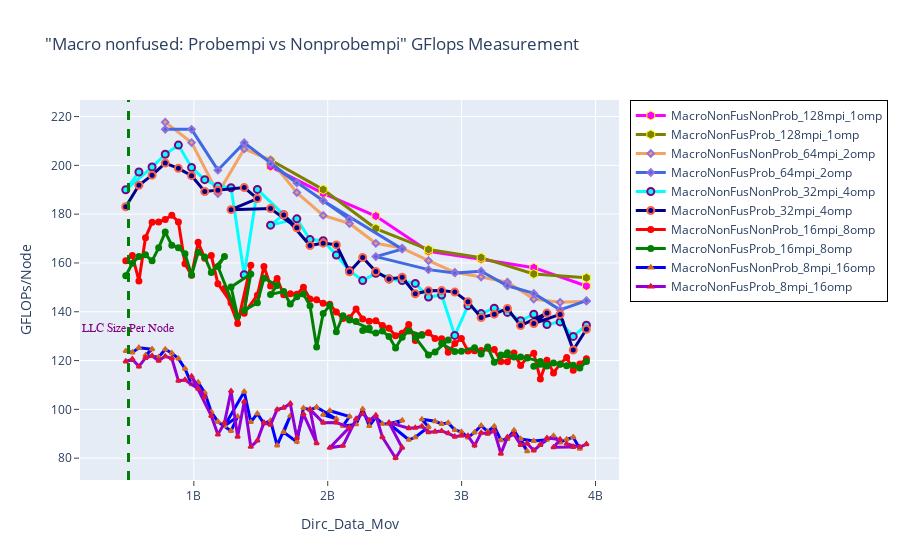

Here is the notebook cell this chart was saved with:
### Markdown cell above
## GFLOPS - Macro nonfused: Probempi vs Nonprobempi

### Code cell
fig = go.Figure() 

# Case 1
fig.add_trace(go.Scatter(x=(dfn1MacNonFusNonProb_128mpi_1omp.Dirc_Data_Mov*(dfn1MacNonFusNonProb_128mpi_1omp.MPI_size)), 
                         y=(dfn1MacNonFusNonProb_128mpi_1omp.GFLOPS*(dfn1MacNonFusNonProb_128mpi_1omp.MPI_size)), 
                         mode='lines+markers', 
                         name='MacroNonFusNonProb_128mpi_1omp',
                         line=dict(color='magenta',width=3),
                         marker=dict(symbol='hexagon',size=9, line=dict(color='yellow',width=1))))

fig.add_trace(go.Scatter(x=(dfn1MacNonFusProb_128mpi_1omp.Dirc_Data_Mov*(dfn1MacNonFusProb_128mpi_1omp.MPI_size)), 
                         y=(dfn1MacNonFusProb_128mpi_1omp.GFLOPS*(dfn1MacNonFusProb_128mpi_1omp.MPI_size)), 
                         mode='lines+markers', 
                         name='MacroNonFusProb_128mpi_1omp',
                         line=dict(color='olive',width=3),
                         marker=dict(symbol='hexagon',size=9, line=dict(color='yellow',width=1))))


# Case 2
fig.add_trace(go.Scatter(x=(dfn1MacNonFusNonProb_64mpi_2omp.Dirc_Data_Mov*(dfn1MacNonFusNonProb_64mpi_2omp.MPI_size)), 
                         y=(dfn1MacNonFusNonProb_64mpi_2omp.GFLOPS*(dfn1MacNonFusNonProb_64mpi_2omp.MPI_size)), 
                         mode='lines+markers', 
                         name='MacroNonFusNonProb_64mpi_2omp',
                         line=dict(color='sandybrown',width=3),
                         marker=dict(symbol='diamond',size=5,line=dict(color='MediumPurple',width=2))))

fig.add_trace(go.Scatter(x=(dfn1MacNonFusProb_64mpi_2omp.Dirc_Data_Mov*(dfn1MacNonFusProb_64mpi_2omp.MPI_size)), 
                         y=(dfn1MacNonFusProb_64mpi_2omp.GFLOPS*(dfn1MacNonFusProb_64mpi_2omp.MPI_size)), 
                         mode='lines+markers', 
                         name='MacroNonFusProb_64mpi_2omp',
                         line=dict(color='royalblue',width=3),
                         marker=dict(symbol='diamond',size=5,line=dict(color='MediumPurple',width=2))))


# Case 3
fig.add_trace(go.Scatter(x=(dfn1MacNonFusNonProb_32mpi_4omp.Dirc_Data_Mov*(dfn1MacNonFusNonProb_32mpi_4omp.MPI_size)), 
                         y=(dfn1MacNonFusNonProb_32mpi_4omp.GFLOPS*(dfn1MacNonFusNonProb_32mpi_4omp.MPI_size)), 
                         mode='lines+markers', 
                         name='MacroNonFusNonProb_32mpi_4omp',
                         line=dict(color='cyan',width=3),
                         marker=dict(symbol='circle',size=7,line=dict(color='Purple',width=2))))

fig.add_trace(go.Scatter(x=(dfn1MacNonFusProb_32mpi_4omp.Dirc_Data_Mov*(dfn1MacNonFusProb_32mpi_4omp.MPI_size)), 
                         y=(dfn1MacNonFusProb_32mpi_4omp.GFLOPS*(dfn1MacNonFusProb_32mpi_4omp.MPI_size)), 
                         mode='lines+markers', 
                         name='MacroNonFusProb_32mpi_4omp',
                         line=dict(color='darkblue',width=3),
                         marker=dict(symbol='circle',size=7, line=dict(color='tomato',width=2))))



# Case 4
fig.add_trace(go.Scatter(x=(dfn1MacNonFusNonProb_16mpi_8omp.Dirc_Data_Mov*(dfn1MacNonFusNonProb_16mpi_8omp.MPI_size)), 
                         y=(dfn1MacNonFusNonProb_16mpi_8omp.GFLOPS*(dfn1MacNonFusNonProb_16mpi_8omp.MPI_size)), 
                         mode='lines+markers', 
                         name='MacroNonFusNonProb_16mpi_8omp',
                         line=dict(color='red',width=3),
                         marker=dict(symbol='circle',size=5,line=dict(color='red',width=2))))

fig.add_trace(go.Scatter(x=(dfn1MacNonFusProb_16mpi_8omp.Dirc_Data_Mov*(dfn1MacNonFusProb_16mpi_8omp.MPI_size)), 
                         y=(dfn1MacNonFusProb_16mpi_8omp.GFLOPS*(dfn1MacNonFusProb_16mpi_8omp.MPI_size)), 
                         mode='lines+markers', 
                         name='MacroNonFusProb_16mpi_8omp',
                         line=dict(color='green',width=3),
                         marker=dict(symbol='circle',size=5,line=dict(color='green',width=2))))



# Case 5
fig.add_trace(go.Scatter(x=(dfn1MacNonFusNonProb_8mpi_16omp.Dirc_Data_Mov*(dfn1MacNonFusNonProb_8mpi_16omp.MPI_size)), 
                         y=(dfn1MacNonFusNonProb_8mpi_16omp.GFLOPS*(dfn1MacNonFusNonProb_8mpi_16omp.MPI_size)), 
                         mode='lines+markers', 
                         name='MacroNonFusNonProb_8mpi_16omp',
                         line=dict(color='blue',width=3),
                         marker=dict(symbol='triangle-up',size=4,line=dict(color='chocolate',width=2))))

fig.add_trace(go.Scatter(x=(dfn1MacNonFusProb_8mpi_16omp.Dirc_Data_Mov*(dfn1MacNonFusProb_8mpi_16omp.MPI_size)), 
                         y=(dfn1MacNonFusProb_8mpi_16omp.GFLOPS*(dfn1MacNonFusProb_8mpi_16omp.MPI_size)), 
                         mode='lines+markers', 
                         name='MacroNonFusProb_8mpi_16omp',
                         line=dict(color='darkviolet',width=3),
                         marker=dict(symbol='triangle-up',size=4,line=dict(color='crimson',width=2))))







# Adding a vertical line
fig.add_vline(x=512e6, line_width=3, line_dash="dash", line_color="green")
# fig.add_hline(y=1024, line_width=3, line_dash="dash", line_color="red")

# Add annotation
fig.add_annotation(
    x='512e6'
    , y=130
    , text=f'LLC Size Per Node'
    , yanchor='bottom'
    , showarrow=False
    , arrowhead=1
    , arrowsize=1
    , arrowwidth=2
    , arrowcolor="#636363"
    , ax=-20
    , ay=-30
    , font=dict(size=12, color="purple", family="Sans Serif")
    , align="left"
    ,)

fig.update_layout(title='"Macro nonfused: Probempi vs Nonprobempi" GFlops Measurement',
                  xaxis_title='Dirc_Data_Mov', yaxis_title='GFLOPs/Node', 
                  xaxis=dict(ticks="outside"),  
                  yaxis=dict(ticks="outside"),
                  legend=go.layout.Legend(bordercolor="black",borderwidth=1))

### Figure 1 — Plotly figure (JSON) as saved in the notebook; plotly's stock layout.template omitted (floating-point values rounded to 4 significant figures)
{"data": [{"line": {"color": "magenta", "width": 3}, "marker": {"line": {"color": "yellow", "width": 1}, "size": 9, "symbol": "hexagon"}, "mode": "lines+markers", "name": "MacroNonFusNonProb_128mpi_1omp", "type": "scatter", "x": [1572864000, 1966080000, 2359296000, 2752512000, 3145728000, 3538944000, 3932160000], "y": [199.5, 188.5, 179.2, 164.8, 161.5, 158.1, 150.5]}, {"line": {"color": "olive", "width": 3}, "marker": {"line": {"color": "yellow", "width": 1}, "size": 9, "symbol": "hexagon"}, "mode": "lines+markers", "name": "MacroNonFusProb_128mpi_1omp", "type": "scatter", "x": [1572864000, 1966080000, 2359296000, 2752512000, 3145728000, 3538944000, 3932160000], "y": [202.2, 190.1, 174.1, 165.5, 162.2, 155.5, 153.9]}, {"line": {"color": "sandybrown", "width": 3}, "marker": {"line": {"color": "MediumPurple", "width": 2}, "size": 5, "symbol": "diamond"}, "mode": "lines+markers", "name": "MacroNonFusNonProb_64mpi_2omp", "type": "scatter", "x": [786432000, 983040000, 1179648000, 1376256000, 1572864000, 1769472000, 1966080000, 2162688000, 2359296000, 2555904000, 2752512000, 2949120000, 3145728000, 3342336000, 3538944000, 3735552000, 3932160000], "y": [217.7, 209.3, 188.5, 206.7, 202.2, 188.8, 179.5, 176.2, 168.1, 166.1, 160.9, 156.1, 154.2, 152.1, 145.2, 143.9, 144.3]}, {"line": {"color": "royalblue", "width": 3}, "marker": {"line": {"color": "MediumPurple", "width": 2}, "size": 5, "symbol": "diamond"}, "mode": "lines+markers", "name": "MacroNonFusProb_64mpi_2omp", "type": "scatter", "x": [786432000, 983040000, 1179648000, 1376256000, 1769472000, 1572864000, 2162688000, 1966080000, 2555904000, 2359296000, 2752512000, 2949120000, 3145728000, 3342336000, 3538944000, 3735552000, 3932160000], "y": [214.8, 214.8, 198.0, 209.3, 192.8, 200.7, 177.9, 185.5, 165.7, 162.6, 157.3, 155.9, 156.6, 150.7, 147.5, 140.8, 144.5]}, {"line": {"color": "cyan", "width": 3}, "marker": {"line": {"color": "Purple", "width": 2}, "size": 7, "symbol": "circle"}, "mode": "lines+markers", "name": "MacroNonFusNonProb_32mpi_4omp", "type": "scatter", "x": [589824000, 491520000, 688128000, 786432000, 884736000, 983040000, 1081344000, 1179648000, 1277952000, 1376256000, 1474560000, 1671168000, 1572864000, 1769472000, 1867776000, 1966080000, 2064384000, 2162688000, 2260992000, 2359296000, 2555904000, 2457600000, 2654208000, 2752512000, 2850816000, 2949120000, 3047424000, 3145728000, 3244032000, 3342336000, 3440640000, 3538944000, 3637248000, 3735552000, 3833856000, 3932160000], "y": [197.3, 190.0, 199.3, 204.5, 208.3, 199.1, 194.1, 191.5, 190.8, 155.2, 190.1, 179.8, 175.5, 178.1, 169.6, 169.1, 163.2, 156.8, 152.8, 155.7, 152.8, 153.5, 151.6, 146.0, 146.9, 130.3, 142.5, 139.2, 141.5, 139.7, 136.3, 139.0, 134.8, 135.8, 129.9, 134.5]}, {"line": {"color": "darkblue", "width": 3}, "marker": {"line": {"color": "tomato", "width": 2}, "size": 7, "symbol": "circle"}, "mode": "lines+markers", "name": "MacroNonFusProb_32mpi_4omp", "type": "scatter", "x": [491520000, 589824000, 688128000, 786432000, 884736000, 983040000, 1081344000, 1179648000, 1376256000, 1474560000, 1277952000, 1572864000, 1769472000, 1671168000, 1867776000, 1966080000, 2064384000, 2162688000, 2260992000, 2359296000, 2457600000, 2555904000, 2654208000, 2752512000, 2850816000, 2949120000, 3047424000, 3145728000, 3244032000, 3342336000, 3440640000, 3637248000, 3538944000, 3735552000, 3833856000, 3932160000], "y": [183.0, 191.8, 196.0, 200.9, 198.8, 195.8, 189.3, 189.8, 190.9, 186.4, 181.8, 182.3, 174.4, 179.7, 167.1, 168.1, 167.4, 156.4, 162.3, 156.5, 153.4, 154.1, 147.4, 148.6, 148.7, 148.1, 144.1, 137.6, 139.0, 141.3, 134.3, 139.5, 135.2, 138.9, 124.3, 132.8]}, {"line": {"color": "red", "width": 3}, "marker": {"line": {"color": "red", "width": 2}, "size": 5, "symbol": "circle"}, "mode": "lines+markers", "name": "MacroNonFusNonProb_16mpi_8omp", "type": "scatter", "x": [491520000, 540672000, 589824000, 638976000, 688128000, 737280000, 786432000, 835584000, 884736000, 933888000, 983040000, 1032192000, 1081344000, 1130496000, 1179648000, 1277952000, 1228800000, 1327104000, 1425408000, 1376256000, 1474560000, 1523712000, 1572864000, 1622016000, 1671168000, 1720320000, 1769472000, 1818624000, 1867776000, 1916928000, 1966080000, 2015232000, 2064384000, 2113536000, 2162688000, 2211840000, 2260992000, 2310144000, 2359296000, 2408448000, 2457600000, 2506752000, 2555904000, 2605056000, 2654208000, 2703360000, 2752512000, 2801664000, 2850816000, 2899968000, 2949120000, 2998272000, 3047424000, 3096576000, 3145728000, 3194880000, 3244032000, 3293184000, 3342336000, 3391488000, 3440640000, 3489792000, 3538944000, 3588096000, 3637248000, 3686400000, 3735552000, 3784704000, 3833856000, 3883008000, 3932160000], "y": [160.9, 163.1, 152.6, 170.3, 176.7, 176.8, 177.8, 179.6, 176.8, 159.7, 154.9, 168.5, 161.9, 163.0, 151.5, 143.7, 149.6, 135.2, 159.1, 139.4, 146.8, 158.6, 150.5, 153.6, 147.0, 147.4, 147.1, 150.0, 145.2, 144.9, 143.5, 143.0, 139.9, 137.2, 137.5, 141.1, 137.0, 136.1, 136.3, 134.3, 133.2, 130.2, 131.2, 134.8, 128.2, 130.7, 131.4, 129.1, 129.0, 123.4, 126.9, 129.1, 123.9, 124.1, 124.1, 125.1, 124.5, 119.6, 119.5, 123.1, 118.0, 121.3, 123.0, 112.4, 120.2, 114.9, 118.6, 121.3, 116.0, 118.6, 120.7]}, {"line": {"color": "green", "width": 3}, "marker": {"line": {"color": "green", "width": 2}, "size": 5, "symbol": "circle"}, "mode": "lines+markers", "name": "MacroNonFusProb_16mpi_8omp", "type": "scatter", "x": [491520000, 540672000, 589824000, 638976000, 688128000, 737280000, 786432000, 835584000, 884736000, 933888000, 983040000, 1032192000, 1081344000, 1130496000, 1228800000, 1179648000, 1327104000, 1277952000, 1425408000, 1376256000, 1474560000, 1523712000, 1622016000, 1572864000, 1671168000, 1720320000, 1769472000, 1818624000, 1867776000, 1916928000, 1966080000, 2015232000, 2064384000, 2113536000, 2211840000, 2162688000, 2310144000, 2260992000, 2359296000, 2408448000, 2457600000, 2506752000, 2555904000, 2605056000, 2703360000, 2654208000, 2752512000, 2801664000, 2899968000, 2850816000, 2949120000, 2998272000, 3096576000, 3145728000, 3194880000, 3244032000, 3342336000, 3293184000, 3391488000, 3440640000, 3489792000, 3588096000, 3637248000, 3538944000, 3686400000, 3735552000, 3784704000, 3833856000, 3883008000, 3932160000], "y": [154.8, 159.8, 162.7, 163.3, 160.9, 166.2, 172.7, 167.3, 166.3, 163.7, 155.1, 164.4, 162.5, 156.1, 162.6, 158.5, 138.2, 150.2, 155.5, 140.5, 143.7, 153.8, 150.8, 147.1, 148.3, 143.2, 146.1, 147.2, 142.4, 125.6, 139.3, 142.5, 131.8, 138.4, 136.1, 136.7, 133.2, 132.3, 131.3, 132.1, 129.9, 125.2, 129.6, 132.2, 130.4, 129.5, 122.3, 123.6, 128.5, 127.0, 123.7, 123.9, 125.3, 122.7, 125.5, 119.3, 123.2, 122.3, 121.5, 121.5, 121.0, 119.7, 117.8, 117.7, 119.0, 118.5, 117.9, 118.1, 116.9, 119.6]}, {"line": {"color": "blue", "width": 3}, "marker": {"line": {"color": "chocolate", "width": 2}, "size": 4, "symbol": "triangle-up"}, "mode": "lines+markers", "name": "MacroNonFusNonProb_8mpi_16omp", "type": "scatter", "x": [491520000, 540672000, 589824000, 688128000, 638976000, 737280000, 786432000, 835584000, 884736000, 933888000, 983040000, 1032192000, 1081344000, 1130496000, 1179648000, 1277952000, 1327104000, 1228800000, 1376256000, 1425408000, 1474560000, 1523712000, 1572864000, 1622016000, 1720320000, 1671168000, 1769472000, 1818624000, 1867776000, 1916928000, 2064384000, 1966080000, 2015232000, 2162688000, 2113536000, 2211840000, 2260992000, 2310144000, 2359296000, 2408448000, 2506752000, 2555904000, 2457600000, 2605056000, 2654208000, 2752512000, 2703360000, 2801664000, 2850816000, 2899968000, 2949120000, 2998272000, 3047424000, 3096576000, 3145728000, 3194880000, 3244032000, 3293184000, 3342336000, 3391488000, 3489792000, 3440640000, 3538944000, 3637248000, 3588096000, 3686400000, 3735552000, 3784704000, 3833856000, 3883008000], "y": [123.9, 123.3, 125.3, 124.7, 122.1, 121.4, 124.6, 123.0, 120.8, 116.7, 110.3, 111.0, 106.8, 98.93, 94.95, 91.16, 97.03, 93.22, 107.2, 94.82, 98.27, 94.2, 95.43, 85.22, 97.37, 90.68, 86.69, 100.5, 99.83, 100.9, 96.08, 97.8, 99.44, 97.06, 93.2, 93.85, 100.1, 93.18, 96.8, 94.1, 93.97, 95.47, 94.11, 87.54, 88.56, 92.78, 95.94, 95.1, 94.0, 94.44, 91.53, 90.78, 88.51, 90.55, 93.37, 90.91, 93.05, 87.35, 87.9, 91.43, 82.84, 87.89, 87.02, 87.56, 85.68, 89.12, 86.4, 87.74, 88.58, 83.86]}, {"line": {"color": "darkviolet", "width": 3}, "marker": {"line": {"color": "crimson", "width": 2}, "size": 4, "symbol": "triangle-up"}, "mode": "lines+markers", "name": "MacroNonFusProb_8mpi_16omp", "type": "scatter", "x": [491520000, 540672000, 589824000, 638976000, 688128000, 737280000, 786432000, 835584000, 884736000, 933888000, 1032192000, 1081344000, 983040000, 1130496000, 1179648000, 1228800000, 1277952000, 1327104000, 1376256000, 1425408000, 1474560000, 1523712000, 1572864000, 1622016000, 1671168000, 1720320000, 1769472000, 1818624000, 1916928000, 1867776000, 1966080000, 2064384000, 2162688000, 2015232000, 2113536000, 2211840000, 2260992000, 2310144000, 2359296000, 2408448000, 2506752000, 2555904000, 2457600000, 2605056000, 2654208000, 2703360000, 2752512000, 2801664000, 2850816000, 2899968000, 2949120000, 2998272000, 3047424000, 3096576000, 3145728000, 3194880000, 3244032000, 3293184000, 3342336000, 3391488000, 3440640000, 3489792000, 3538944000, 3588096000, 3637248000, 3735552000, 3686400000, 3833856000, 3784704000, 3883008000, 3932160000], "y": [119.7, 120.5, 117.6, 121.1, 121.9, 120.0, 121.7, 120.9, 111.7, 112.0, 108.4, 105.0, 113.5, 97.31, 89.66, 94.46, 107.5, 88.79, 103.2, 84.66, 87.22, 94.57, 93.65, 99.91, 100.7, 102.4, 88.3, 98.03, 86.13, 99.99, 94.57, 94.62, 92.61, 84.24, 85.05, 96.06, 98.36, 95.44, 97.55, 88.6, 80.07, 84.28, 94.58, 92.28, 92.42, 93.02, 90.6, 90.87, 91.11, 90.18, 88.83, 89.25, 89.13, 85.16, 90.38, 90.01, 91.1, 81.85, 88.64, 89.76, 85.43, 86.04, 83.14, 85.41, 88.25, 87.67, 84.44, 84.59, 85.87, 84.54, 85.72]}], "layout": {"annotations": [{"align": "left", "arrowcolor": "#636363", "arrowhead": 1, "arrowsize": 1, "arrowwidth": 2, "ax": -20, "ay": -30, "font": {"color": "purple", "family": "Sans Serif", "size": 12}, "showarrow": false, "text": "LLC Size Per Node", "x": "512e6", "y": 130, "yanchor": "bottom"}], "legend": {"bordercolor": "black", "borderwidth": 1}, "shapes": [{"line": {"color": "green", "dash": "dash", "width": 3}, "type": "line", "x0": 512000000, "x1": 512000000, "xref": "x", "y0": 0, "y1": 1, "yref": "y domain"}], "title": {"text": "\"Macro nonfused: Probempi vs Nonprobempi\" GFlops Measurement"}, "xaxis": {"ticks": "outside", "title": {"text": "Dirc_Data_Mov"}}, "yaxis": {"ticks": "outside", "title": {"text": "GFLOPs/Node"}}}}
